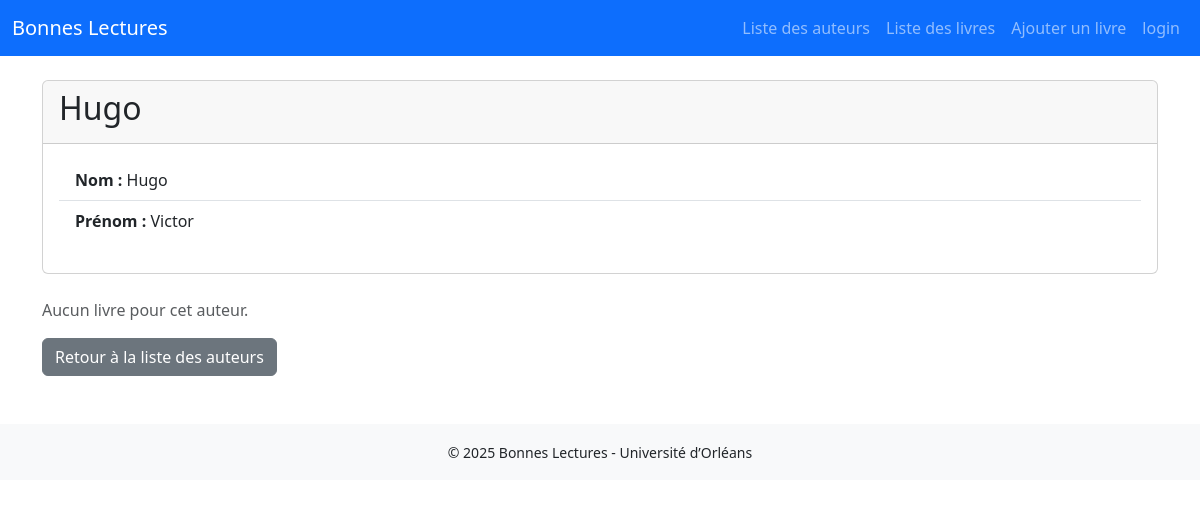
The page /author/2 on the database as committed earlier.
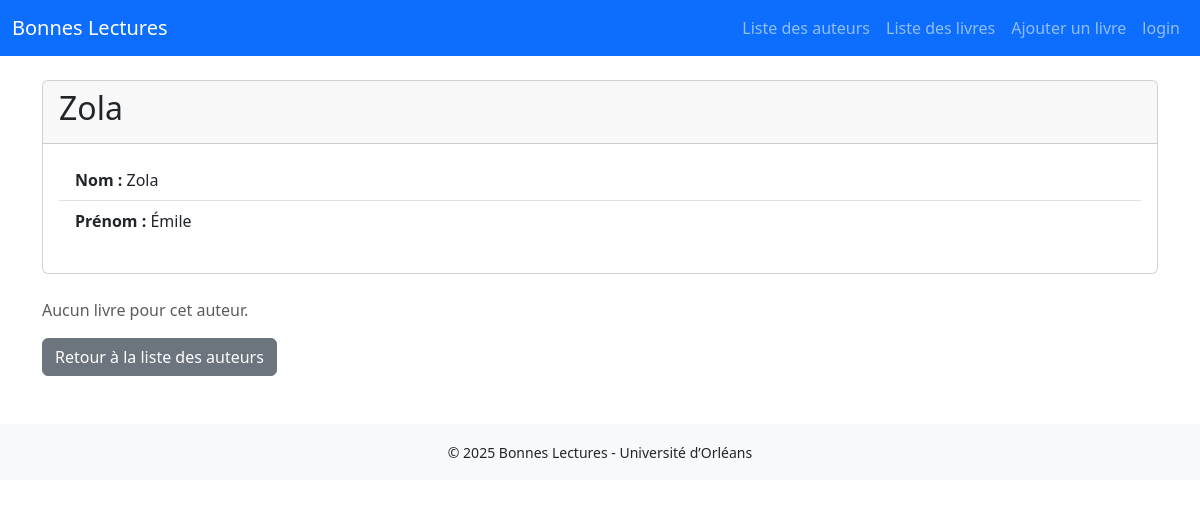
The same page on the database as committed later.
### bonnes_lectures/models.py (models this page shows, shortened)
class Author(models.Model):
    prenom = models.CharField(max_length=255)
    nom = models.CharField(max_length=255)
    user = models.ForeignKey(User, on_delete=models.CASCADE, related_name="authors")

### bonnes_lectures/views.py (the view)
def author(request , author_id ) :
    theauthor = Author.objects.get(pk=author_id)
    return render(request, "bonnes_lectures/author.html",{"author" : theauthor})

### bonnes_lectures/templates/bonnes_lectures/author.html (shortened to what this page needs)
{% extends "bonnes_lectures/main.html" %}
{% block content %}
<div class="card mb-4">
    <div class="card-header">
        <h2>{{ author.nom }}</h2>
    </div>
    <div class="card-body">
        <ul class="list-group list-group-flush mb-3">
            <li class="list-group-item"><b>Nom :</b> {{ author.nom }}</li>
            <li class="list-group-item"><b>Prénom :</b> {{ author.prenom }}</li>
        </ul>
    </div>
</div>
{% if author.livres.all %}
    <h3>Avis</h3>
    {% for book in author.livres.all %}
    <div class="card mb-3">
        <div class="card-body">
            <ul class="list-group list-group-flush mb-3">
                <li class="list-group-item"><b>Titre :</b> {{ book.title }}</li>
                <li class="list-group-item"><b>Éditeur :</b> {{ book.publisher }}</li>
                <li class="list-group-item"><b>Année :</b> {{ book.year }}</li>
                <li class="list-group-item"><b>ISBN :</b> {{ book.ISBN }}</li>
                <li class="list-group-item"><b>Backcover :</b> {{ book.backCover }}</li>
                <li class="list-group-item"><b>Cover :</b> {{ book.cover }}</li>
            </ul>
            <div class="mb-3">
                <a href="{% url 'book' book.id %}" class="btn btn-info btn-sm me-1">Voir</a>
            </div>
        </div>
    </div>
    {% endfor %}
{% else %}
    <p class="text-muted">Aucun livre pour cet auteur.</p>
{% endif %}
<div class="mt-3">
    <a href="{% url 'authorBoard' %}" class="btn btn-secondary">Retour à la liste des auteurs</a>
</div>
{% endblock %}

Rows that differ between the two databases and show on the page:
changed Author: nom "Hugo" → "Zola"; prenom "Victor" → "Émile"
